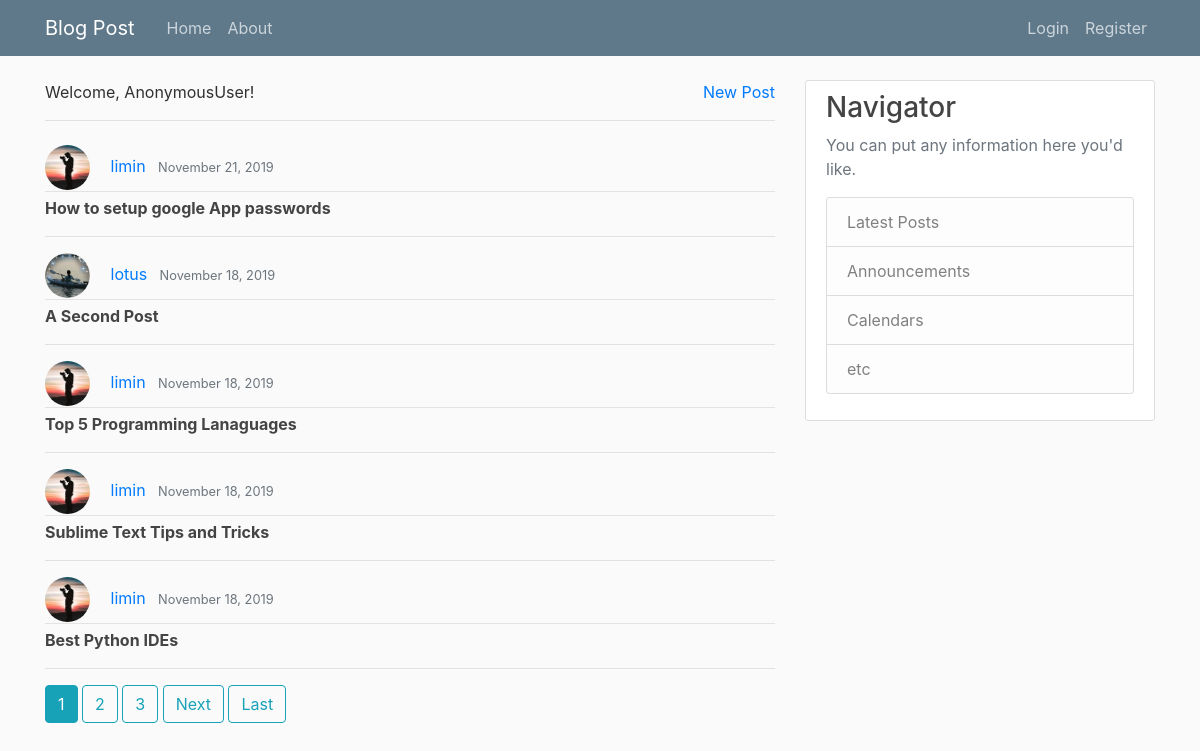
Screenshot of /blog/ with the database file from the repository.
### blog/models.py (models this page shows, shortened)
class Post(models.Model):
    title = models.CharField(max_length=250)
    context = models.TextField()
    author = models.CharField(max_length=250)
    postdate = models.DateField(default=timezone.now)
    author = models.ForeignKey(User, on_delete=models.CASCADE)

### users/models.py (models this page shows, shortened)
class Profile(models.Model):
    user = models.OneToOneField(User,on_delete=models.CASCADE)
    image = models.ImageField(default='default.jpg', upload_to='profile_pics')

### blog/views.py (the view)
# urls.py: path('', PostListView.as_view(), name='blog-homes'),
class PostListView(ListView):
    model=Post
    template_name='blog/home.html'
    context_object_name='posts'
    ordering =['-postdate']
    paginate_by =5

### blog/templates/blog/home.html (shortened to what this page needs)
{% extends "blog/base.html" %}
{% block content %}
<div class="mb-4">
     <p>Welcome, {{user}}! <a style="float: right;" href="{% url 'post-create'  %}">New Post</a></p>
     <hr>
</div>
{% for post in posts %}
          <li class="list-unstyled">
               <div class="media-body">
                    <div class="article-metadata">
                         <img class="rounded-circle article-img" src="{{post.author.profile.image.url }}" />
                         <a class="mr-2" href="{% url 'user-posts' post.author.username %}">{{ post.author }}</a>
                          <small class="text-muted">{{ post.postdate|date:"F d, Y" }}</small>
                    </div>
                    <b><a class="article-title" href="{% url 'post-detail' post.id %}">{{ post.title }}</a></b>
               </div>
               <hr>
          </li>
          {% endfor %}
          {% if is_paginated %}
               {% for num in page_obj.paginator.page_range %}
                    {% if page_obj.number == num %}
                         <a class="btn btn-info mb-4" href="?page={{num}}">{{num}}</a>
                    {% elif num < page_obj.number|add:'3'  and num > page_obj.number|add:"-3" %}
                         <a class="btn btn-outline-info mb-4" href="?page={{num}}">{{num}}</a>
                    {% endif %}
               {% endfor %}
                {% if page_obj.has_next %}
                    <a class="btn btn-outline-info mb-4" href="?page={{ page_obj.next_page_number }}">Next</a>
                    <a class="btn btn-outline-info mb-4" href="?page={{ page_obj.paginator.num_pages }}">Last</a>
               {% endif %}
          {% endif %}
{% endblock content %}

### blog/templates/blog/base.html (shortened to what this page needs)
{% load static %}
<!doctype html>
<html lang="en">
<head>
  <link rel="stylesheet" href="https://stackpath.bootstrapcdn.com/bootstrap/4.3.1/css/bootstrap.min.css"
>
  <link rel="stylesheet" href="{% static  'blog/main.css' %}" />
</head>
<body>
  <header class="site-header">
    <nav class="navbar navbar-expand-md navbar-dark bg-steel fixed-top">
      <div class="container">
        <a class="navbar-brand mr-4" href="/">Blog Post</a>
        <div class="collapse navbar-collapse" id="navbarToggle">
          <div class="navbar-nav mr-auto">
            <a class="nav-item nav-link" href="{% url 'blog-homes' %}">Home</a>
            <a class="nav-item nav-link" href="{% url 'blog-abouts' %}">About</a>
          </div>
          <div class="navbar-nav">
            {% if user.is_authenticated %}
              <a class="nav-item nav-link" href="{% url 'logout' %}">Log out</a>
              <a class="nav-item nav-link" href="{% url 'profile' %}">Profile</a>
            {% else %}
              <a class="nav-item nav-link" href="{% url 'login' %}">Login</a>
              <a class="nav-item nav-link" href="{% url 'register' %}">Register</a>
            {% endif %}
          </div>
        </div>
      </div>
    </nav>
  </header>
  <main role="main" class="container">
    <div class="row">
      <div class="col-md-8">
        {% block content %}{% endblock %}
      </div>
      <div class="col-md-4">
        <div class="content-section">
          <h3>Navigator</h3>
          <p class='text-muted'>You can put any information here you'd like.
            <ul class="list-group">
              <li class="list-group-item list-group-item-light">Latest Posts</li>
              <li class="list-group-item list-group-item-light">Announcements</li>
              <li class="list-group-item list-group-item-light">Calendars</li>
              <li class="list-group-item list-group-item-light">etc</li>
            </ul>
          </p>
        </div>
      </div>
    </div>
  </main>
</body>
</html>

### blog/static/blog/main.css (style rules this page uses)
body { background-color:#fafafa; color: #303030; margin-top: 5rem; }
h1, h2, h3, h4, h5, h6 { color: #444444; }
ul { margin: 0; }
.bg-steel { background-color: #5f788a; }
.site-header .navbar-nav .nav-link { color: #cbd5db; }
.content-section { background: #ffffff; padding: 10px 20px; border: 1px solid #dddddd; border-radius: 3px; margin-bottom: 20px; }
.article-title { color: #444444; }
.article-img { height: 45px; width: 45px; margin-right: 16px; }
.article-metadata { padding-bottom: 1px; margin-bottom: 4px; border-bottom: 1px solid #e3e3e3 }

### rows the page displays
Post: author.profile.image (picture), author "limin", postdate "November 21, 2019", title "How to setup google App passwords"
Post: author.profile.image (picture), author "lotus", postdate "November 18, 2019", title "A Second Post"
Post: author.profile.image (picture), author "limin", postdate "November 18, 2019", title "Top 5 Programming Lanaguages"
Post: author.profile.image (picture), author "limin", postdate "November 18, 2019", title "Sublime Text Tips and Tricks"
Post: author.profile.image (picture), author "limin", postdate "November 18, 2019", title "Best Python IDEs"

### other values shown
{{ user }} "AnonymousUser"
{{ num }} "1"
{{ num }} "2" "3"
